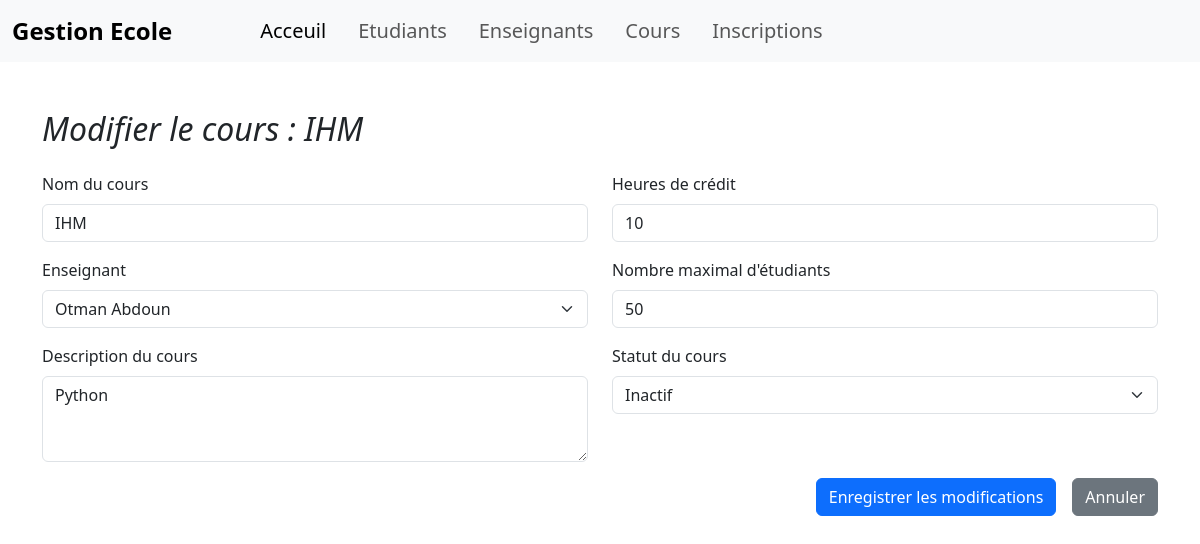
The app's page /courses/update_courses/1/ with its own data.
### home/models.py (models this page shows, shortened)
class Courses(models.Model):
    name = models.CharField(max_length=50)
    description = models.TextField()
    credit_hours = models.PositiveIntegerField(
        validators=[MinValueValidator(1), MaxValueValidator(10)] )
    teacher = models.ForeignKey(
        'Teacher',
        on_delete=models.SET_NULL,  # Keep the course if the teacher is deleted
        null=True,  # Permettre une valeur NULL dans la base de données
        blank=True,  # Permettre une valeur vide dans les formulaires
        )
    max_students = models.PositiveIntegerField(validators=[MinValueValidator(1)])
    status = models.BooleanField(default=True)
    class Meta:
        verbose_name = "Cours"
        verbose_name_plural = "Cours"

class Teacher(models.Model):
    first_name=models.CharField(max_length=50)
    last_name = models.CharField(max_length=50)
    email = models.EmailField(unique=True)
    phone = models.CharField(max_length=20, unique=True)
    departement=models.CharField(max_length=20)
    hire_date=models.DateField()

### home/views.py (the view, shortened to what this page needs)
# urls.py: path('courses/update_courses/<int:course_id>/', views.update_courses, name='update_courses' ),
def update_courses(request:HttpRequest, course_id):
    course = get_object_or_404(Courses, id=course_id)
    teachers = Teacher.objects.all()
    return render(request, 'home/Courses/update_courses.html', {
        'course': course,  # Passer le cours à modifier
        'teachers': teachers  # Passer la liste des enseignants
    })

### home/templates/home/Courses/update_courses.html (shortened to what this page needs)
{% extends "home/base.html" %}
{% block content %}
<h2 class="mb-4 fst-italic mt-5 container">Modifier le cours : {{ course.name }}</h2>
<form method="POST" action="{% url 'update_courses' course.id %}" class="container">
  <div class="row mb-3">
    <div class="col-md-6">
      <label for="name" class="form-label">Nom du cours</label>
      <input type="text" class="form-control" id="name" name="name" value="{{ course.name }}" placeholder="Entrez le nom du cours" required>
    </div>
    <div class="col-md-6">
      <label for="credit_hours" class="form-label">Heures de crédit</label>
      <input type="number" class="form-control" id="credit_hours" name="credit_hours" value="{{ course.credit_hours }}" placeholder="Entrez les heures de crédit" min="1" max="10" required>
    </div>
  </div>
  <div class="row mb-3">
    <div class="col-md-6">
      <label for="teacher" class="form-label">Enseignant</label>
      <select class="form-select" id="teacher" name="teacher">
        {% for teacher in teachers %}
          <option value="{{ teacher.id }}"
                  {% if course.teacher.id == teacher.id %}selected{% endif %}>
            {{ teacher.first_name }} {{ teacher.last_name }}
          </option>
        {% endfor %}
      </select>
    </div>
    <div class="col-md-6">
      <label for="max_students" class="form-label">Nombre maximal d'étudiants</label>
      <input type="number" class="form-control" id="max_students" name="max_students" value="{{ course.max_students }}" placeholder="Entrez le nombre maximal d'étudiants" min="1" required>
    </div>
  </div>
  <div class="row mb-3">
    <div class="col-md-6">
        <label for="description" class="form-label">Description du cours</label>
        <textarea class="form-control" id="description" name="description" rows="3" placeholder="Entrez la description du cours">{{ course.description }}</textarea>
      </div>
      <div class="col-md-6">
        <label for="status" class="form-label">Statut du cours</label>
        <select class="form-select" id="status" name="status">
          <option value="False" {% if not course.status %}selected{% endif %}>Inactif</option>
        </select>
      </div>
  </div>
  <div class="d-flex justify-content-end">
    <button type="submit" class="btn btn-primary">Enregistrer les modifications</button>
    <button type="reset" class="btn btn-secondary ms-3">Annuler</button>
  </div>
</form>
{% endblock %}

### records on screen
Courses: name "IHM", credit_hours "10", teacher "Otman Abdoun", max_students "50", description "Python", status "Inactif"
